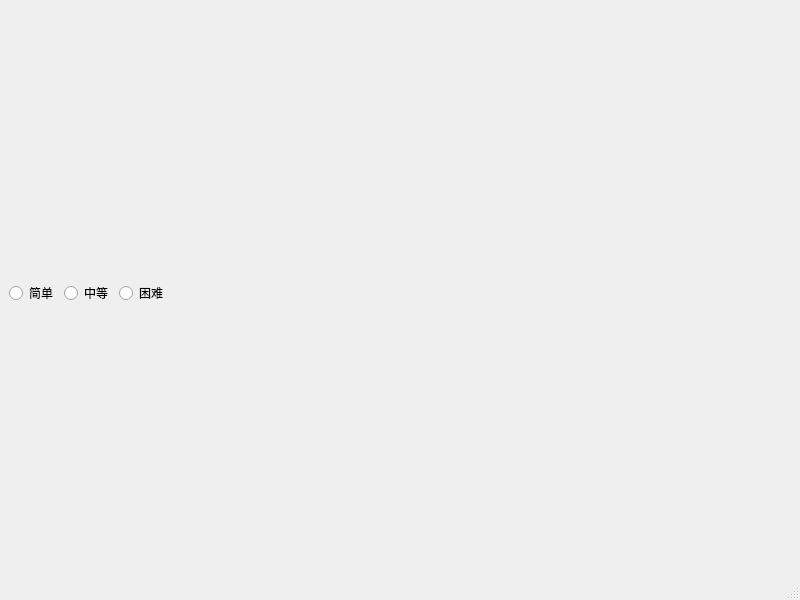
<?xml version="1.0" encoding="UTF-8"?>
<ui version="4.0">
 <class>MainWindow</class>
 <widget class="QMainWindow" name="MainWindow">
  <property name="geometry">
   <rect>
    <x>0</x>
    <y>0</y>
    <width>800</width>
    <height>600</height>
   </rect>
  </property>
  <property name="sizePolicy">
   <sizepolicy hsizetype="Minimum" vsizetype="Minimum">
    <horstretch>0</horstretch>
    <verstretch>0</verstretch>
   </sizepolicy>
  </property>
  <property name="windowTitle">
   <string>扫雷</string>
  </property>
  <widget class="QWidget" name="centralwidget">
   <layout class="QVBoxLayout" name="verticalLayout">
    <property name="leftMargin">
     <number>9</number>
    </property>
    <property name="topMargin">
     <number>9</number>
    </property>
    <property name="rightMargin">
     <number>9</number>
    </property>
    <property name="bottomMargin">
     <number>0</number>
    </property>
    <item>
     <layout class="QHBoxLayout" name="horizontalLayout">
      <item>
       <widget class="QRadioButton" name="radioButton_easy">
        <property name="sizePolicy">
         <sizepolicy hsizetype="Fixed" vsizetype="Fixed">
          <horstretch>0</horstretch>
          <verstretch>0</verstretch>
         </sizepolicy>
        </property>
        <property name="cursor">
         <cursorShape>PointingHandCursor</cursorShape>
        </property>
        <property name="text">
         <string>简单</string>
        </property>
       </widget>
      </item>
      <item>
       <widget class="QRadioButton" name="radioButton_medium">
        <property name="sizePolicy">
         <sizepolicy hsizetype="Fixed" vsizetype="Fixed">
          <horstretch>0</horstretch>
          <verstretch>0</verstretch>
         </sizepolicy>
        </property>
        <property name="cursor">
         <cursorShape>PointingHandCursor</cursorShape>
        </property>
        <property name="text">
         <string>中等</string>
        </property>
       </widget>
      </item>
      <item>
       <widget class="QRadioButton" name="radioButton_hard">
        <property name="sizePolicy">
         <sizepolicy hsizetype="Fixed" vsizetype="Fixed">
          <horstretch>0</horstretch>
          <verstretch>0</verstretch>
         </sizepolicy>
        </property>
        <property name="cursor">
         <cursorShape>PointingHandCursor</cursorShape>
        </property>
        <property name="text">
         <string>困难</string>
        </property>
       </widget>
      </item>
      <item>
       <spacer name="horizontalSpacer">
        <property name="orientation">
         <enum>Qt::Orientation::Horizontal</enum>
        </property>
        <property name="sizeHint" stdset="0">
         <size>
          <width>40</width>
          <height>20</height>
         </size>
        </property>
       </spacer>
      </item>
     </layout>
    </item>
    <item>
     <layout class="QGridLayout" name="gridLayout">
      <property name="spacing">
       <number>1</number>
      </property>
     </layout>
    </item>
   </layout>
  </widget>
  <widget class="QMenuBar" name="menubar">
   <property name="geometry">
    <rect>
     <x>0</x>
     <y>0</y>
     <width>800</width>
     <height>33</height>
    </rect>
   </property>
  </widget>
  <widget class="QStatusBar" name="statusbar"/>
 </widget>
 <resources/>
 <connections/>
</ui>
